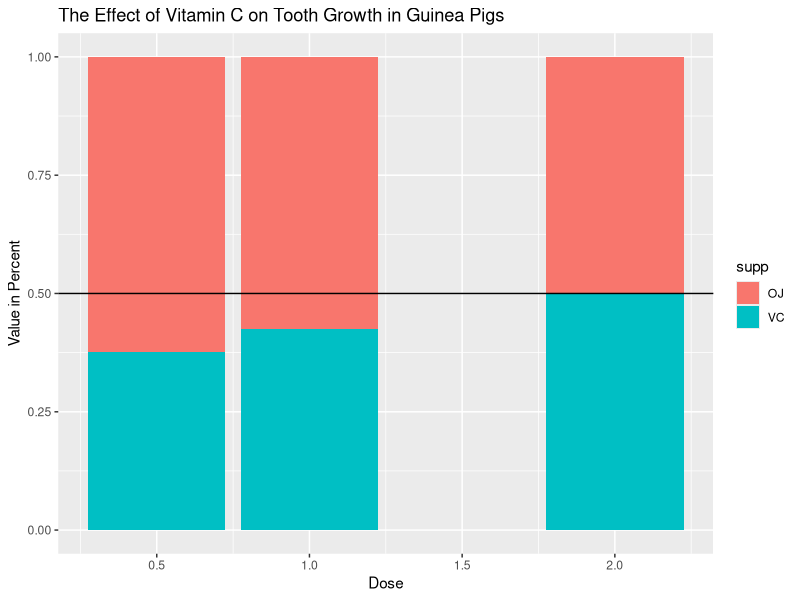

The R script that drew this image:
## ---- chunk 1
knitr::opts_chunk$set(echo = TRUE)
## ---- chunk 2
library(datasets)
library(ggplot2)
# load the data
data(ToothGrowth) 
## ---- chunk 3
g <- ggplot(ToothGrowth, aes(x=dose, y=len, fill=supp))
g + geom_col(position = "fill") + xlab("Dose") + ylab("Value in Percent") + 
    labs(title = "The Effect of Vitamin C on Tooth Growth in Guinea Pigs") + 
    geom_hline(yintercept = 0.5, color="black")
## ---- chunk 4
str(ToothGrowth)
## ---- chunk 5
t.test(len ~ supp, data = ToothGrowth)$conf
## ---- chunk 6
dose0.5 <- ToothGrowth[ToothGrowth$dose==0.5,]
dose1.0 <- ToothGrowth[ToothGrowth$dose==1.0,]
dose2.0 <- ToothGrowth[ToothGrowth$dose==2.0,]
## ---- chunk 7
t.test(dose0.5$len, dose1.0$len, paired = FALSE)$conf
## ---- chunk 8
t.test(dose0.5$len, dose2.0$len, paired = FALSE)$conf
## ---- chunk 9
t.test(dose1.0$len, dose2.0$len, paired = FALSE)$conf
